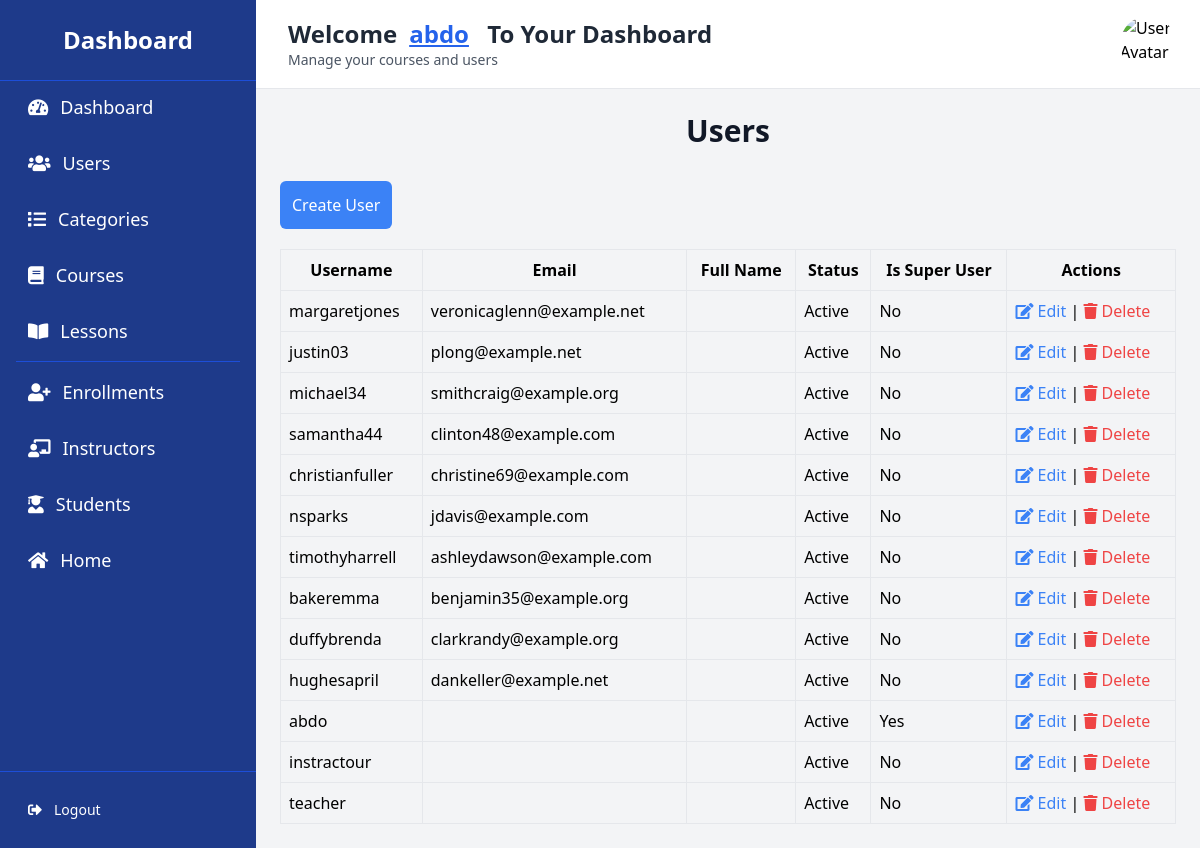
The page /dashboard/users/ (signed in) on the database its author committed.
### users/models.py (models this page shows, shortened)
class CustomUser(AbstractUser):
    phone = models.CharField(max_length=15, blank=True, null=True)
    address = models.CharField(max_length=255, blank=True, null=True)
    age = models.PositiveIntegerField(null=True, blank=True)
    is_student = models.BooleanField(default=True)
    is_instructor = models.BooleanField(default=False)
    is_active = models.BooleanField(default=True)

### dashboard/views.py (the view)
# urls.py: path('users/', UserListView.as_view(), name='users_list'),
class UserListView(LoginRequiredMixin, ListView):
    model = CustomUser
    template_name = 'dashboard/users_list.html'
    context_object_name = 'users'

### templates/dashboard/users_list.html (shortened to what this page needs)
{% extends 'base_dashboard.html' %}
{% block content %}
    <h2 class="text-3xl font-extrabold text-center text-gray-900 mb-8">Users</h2>
    <a href="{% url 'dashboard:user_create' %}" class="bg-blue-500 text-white p-3 rounded-md mb-5 inline-block">Create User</a>
    <table class="table-auto w-full">
        <thead>
            <tr>
                <th class="border p-2">Username</th>
                <th class="border p-2">Email</th>
                <th class="border p-2">Full Name</th>
                <th class="border p-2">Status</th>
                <th class="border p-2">Is Super User</th>
                <th class="border p-2">Actions</th>
            </tr>
        </thead>
        <tbody>
            {% for user in users %}
            <tr>
                <td class="border p-2">{{ user.username }}</td>
                <td class="border p-2">{{ user.email }}</td>
                <td class="border p-2">{{ user.get_full_name }}</td>
                <td class="border p-2">{{ user.is_active|yesno:"Active,Inactive" }}</td>
                <td class="border p-2">{{ user.is_superuser|yesno:"Yes,No" }}</td>
                <td class="border p-2">
                    <a href="{% url 'dashboard:user_edit' user.pk %}" class="text-blue-500">
                        <i class="fas fa-edit"></i> Edit
                    </a> |
                    <a href="{% url 'dashboard:user_delete' user.pk %}" class="text-red-500">
                        <i class="fas fa-trash"></i> Delete
                    </a>
                </td>
            </tr>
            {% endfor %}
        </tbody>
    </table>
{% endblock %}

### templates/base_dashboard.html (shortened to what this page needs)
<!DOCTYPE html>
<html lang="en">
    {% load static %}
    <head>
        <link href="{% static 'css/tailwind.css' %}" rel="stylesheet">
        <link href="https://cdnjs.cloudflare.com/ajax/libs/font-awesome/5.15.4/css/all.min.css"
              rel="stylesheet">
    </head>
    <body class="bg-gray-100 font-sans leading-normal tracking-normal">
        <div class="flex h-screen">
            <div id="sidebar"
                 class="w-64 bg-blue-900 text-white flex flex-col fixed inset-y-0 left-0 transform -translate-x-full md:translate-x-0 transition-transform duration-300 z-50"
                 role="navigation"
                 aria-label="Sidebar">
                <h2 class="text-2xl font-bold text-center py-6 border-b border-blue-700">Dashboard</h2>
                <ul class="flex-1 px-4 space-y-1 overflow-y-auto">
                    <li>
                        <a href="{% url 'dashboard:dashboard_home' %}"
                           class="flex items-center text-lg p-3 rounded-md hover:bg-blue-700 transition">
                            <i class="fas fa-tachometer-alt mr-3"></i> Dashboard
                        </a>
                    </li>
                    <li>
                        <a href="{% url 'dashboard:users_list' %}"
                           class="flex items-center text-lg p-3 rounded-md hover:bg-blue-700 transition">
                            <i class="fas fa-users mr-3"></i> Users
                        </a>
                    </li>
                    <li>
                        <a href="{% url 'dashboard:category_list' %}"
                           class="flex items-center text-lg p-3 rounded-md hover:bg-blue-700 transition">
                            <i class="fas fa-list mr-3"></i> Categories
                        </a>
                    </li>
                    <li>
                        <a href="{% url 'dashboard:course_list' %}"
                           class="flex items-center text-lg p-3 rounded-md hover:bg-blue-700 transition">
                            <i class="fas fa-book mr-3"></i> Courses
                        </a>
                    </li>
                    <li>
                        <a href="{% url 'dashboard:lesson_list' %}"
                           class="flex items-center text-lg p-3 rounded-md hover:bg-blue-700 transition">
                            <i class="fas fa-book-open mr-3"></i> Lessons
                        </a>
                    </li>
                    <li class="border-t border-blue-700"></li>
                    <li>
                        <a href="{% url 'dashboard:enrollment_list' %}"
                           class="flex items-center text-lg p-3 rounded-md hover:bg-blue-700 transition">
                            <i class="fas fa-user-plus mr-3"></i> Enrollments
                        </a>
                    </li>
                    <li>
                        <a href="{% url 'dashboard:instructor_list' %}"
                           class="flex items-center text-lg p-3 rounded-md hover:bg-blue-700 transition">
                            <i class="fas fa-chalkboard-teacher mr-3"></i> Instructors
                        </a>
                    </li>
                    <li>
                        <a href="{% url 'dashboard:student_list' %}"
                           class="flex items-center text-lg p-3 rounded-md hover:bg-blue-700 transition">
                            <i class="fas fa-user-graduate mr-3"></i> Students
                        </a>
                    </li>
                    <li>
                        <a href="{% url 'index' %}"
                           class="flex items-center text-lg p-3 rounded-md hover:bg-blue-700 transition">
                            <i class="fas fa-home mr-3"></i> Home
                        </a>
                    </li>
                </ul>
                <div class="border-t border-blue-700"></div>
                <div class="p-4">
                    <a href="{% url 'logout' %}"
                       class="flex items-center text-sm p-3 rounded-md hover:bg-blue-700 transition">
                        <i class="fas fa-sign-out-alt mr-3"></i> Logout
                    </a>
                </div>
            </div>
            <div class="flex-1 flex flex-col overflow-hidden md:ml-64">
                <header class="bg-white shadow p-4 flex justify-between items-center border-b border-gray-200">
                    <div class="flex items-center space-x-4">
                        <div>
                            <h1 class="text-2xl font-semibold text-gray-800">
                                Welcome<span class="ml-3 text-blue-600 capitalize underline">{{ user.username }}</span>
                                <span class="ml-3 text-gray-800 hidden md:inline-block">To Your Dashboard</span>
                            </h1>
                            <p class="text-sm text-gray-600">Manage your courses and users</p>
                        </div>
                    </div>
                    <div class="flex items-center">
                        <img src="{{ user.profile.profile_picture }}"
                             alt="User Avatar"
                             class="rounded-full w-14 h-14 mx-2">
                    </div>
                </header>
                <main class="flex-1 bg-gray-100 p-6 overflow-y-auto">
                    {% block content %}{% endblock %}
                </main>
            </div>
        </div>
    </body>
</html>

### rows shown on the page
CustomUser: username "Abdo", username "abdo", is_active "Active", is_superuser "Yes"
CustomUser: username "margaretjones", email "veronicaglenn@example.net", is_active "Active", is_superuser "No"
CustomUser: username "justin03", email "plong@example.net", is_active "Active", is_superuser "No"
CustomUser: username "michael34", email "smithcraig@example.org", is_active "Active", is_superuser "No"
CustomUser: username "samantha44", email "clinton48@example.com", is_active "Active", is_superuser "No"
CustomUser: username "christianfuller", email "christine69@example.com", is_active "Active", is_superuser "No"
CustomUser: username "nsparks", email "jdavis@example.com", is_active "Active", is_superuser "No"
CustomUser: username "timothyharrell", email "ashleydawson@example.com", is_active "Active", is_superuser "No"
CustomUser: username "bakeremma", email "benjamin35@example.org", is_active "Active", is_superuser "No"
CustomUser: username "duffybrenda", email "clarkrandy@example.org", is_active "Active", is_superuser "No"
CustomUser: username "hughesapril", email "dankeller@example.net", is_active "Active", is_superuser "No"
CustomUser: username "instractour", is_active "Active", is_superuser "No"
CustomUser: username "teacher", is_active "Active", is_superuser "No"
